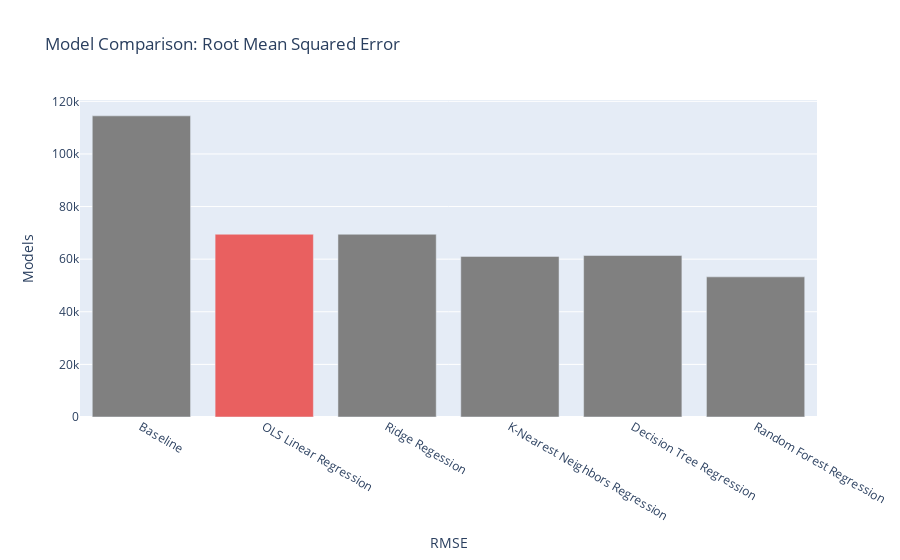

This figure's notebook cell:
### Code cell
# Bar chart with plotly: RMSE
import plotly.graph_objects as go
trace = go.Bar(x=list(evaluation_df2.index), 
               y=evaluation_df2['RMSE'], 
               marker=dict(color=['gray', '#e96060', 'gray', 'gray', 'gray', 'gray']),
#                marker=dict(color=['#ebc83d','#badf55', '#35b1c9','#b06dad','#e96060', '#1e1d69']),
#               plot_bgcolor='rgb(10,10,10)'
              )
layout = go.Layout(title = 'Model Comparison: Root Mean Squared Error', # Graph title
    yaxis = dict(title = 'Models'), # x-axis label
    xaxis = dict(title = 'RMSE'), # y-axis label  
                  ) 

rmse_fig = go.Figure(data = [trace], layout=layout)
rmse_fig

### Figure 1 — Plotly figure (JSON) as saved in the notebook; plotly's stock layout.template omitted (floating-point values rounded to 4 significant figures)
{"data": [{"marker": {"color": ["gray", "#e96060", "gray", "gray", "gray", "gray"]}, "type": "bar", "x": ["Baseline", "OLS Linear Regression", "Ridge Regession", "K-Nearest Neighbors Regression", "Decision Tree Regression", "Random Forest Regression"], "y": [114485, 69479, 69478, 61061, 61408, 53270]}], "layout": {"autosize": true, "title": {"text": "Model Comparison: Root Mean Squared Error"}, "xaxis": {"autorange": true, "range": [-0.5, 5.5], "title": {"text": "RMSE"}, "type": "category"}, "yaxis": {"autorange": true, "range": [0, 120500.0], "title": {"text": "Models"}, "type": "linear"}}}
